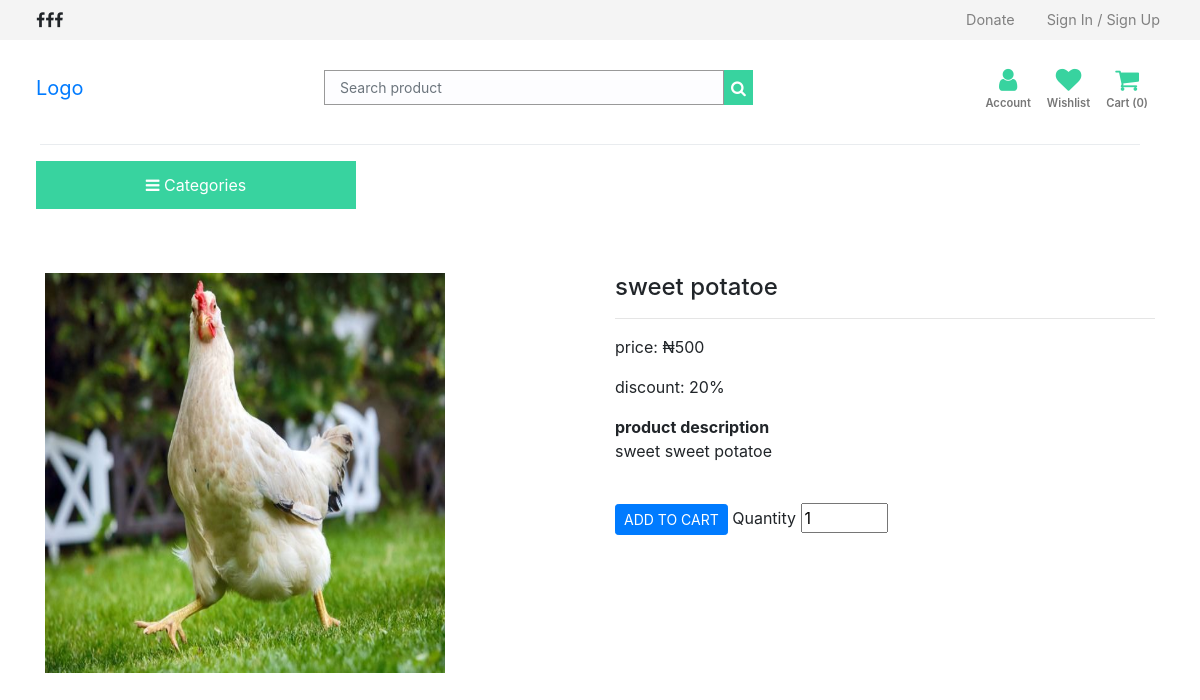
The app's page /product/2 with its own data.
### src/models.py (models this page shows)
class Products(db.Model):
    id = db.Column(db.Integer, primary_key=True)
    product_name = db.Column(db.String(30), nullable=False, unique=True)
    product_price = db.Column(db.Integer, nullable=False)
    product_discount = db.Column(db.Integer, default=0)
    product_description = db.Column(db.String(300), nullable=False)
    product_stock = db.Column(db.Integer, nullable=False)
    product_date = db.Column(db.DateTime, nullable=False, default=date.today())
    category_id = db.Column(db.Integer, db.ForeignKey('category.id'), nullable=False)
    category = db.relationship(
                                'Category',
                                backref='category',
                                lazy=True)
    image_1 = db.Column(db.String(150), nullable=False, default='image.jpg')
    image_2 = db.Column(db.String(150), nullable=False, default='image.jpg')
    image_3 = db.Column(db.String(150), nullable=False, default='image.jpg')
    image_4 = db.Column(db.String(150), nullable=False, default='image.jpg')

### src/routes/store.py (the view)
@store.route('/product/<int:id>')
def single_page(id):
    product = Products.query.get_or_404(id)
    categories = Category.query.join(
        Products, (Category.id == Products.category_id)).all()
    return render_template('single_page.html', product=product, categories=categories)

### src/templates/single_page.html (shortened to what this page needs)
{% from "/storebase.html" import render_aboutus, render_ourcauses, render_faq,
render_contactus, render_ourteam, render_sponsors, render_subscribenews,
render_takeaction, render_footer, render_js, render_css, render_donatemodal,
render_scrolltotop %}
<!DOCTYPE html>
<html lang="en-us">
  <head>
    <link
      rel="stylesheet"
      href="{{ url_for ('static', filename='dcarousel/owl.carousel.min.css')}}"
      type="text/css"
      media="all"
    />
    <link
      rel="stylesheet"
      href="{{ url_for ('static', filename='dcarousel/owl.theme.default.min.css')}}"
      type="text/css"
      media="all"
    />
    {{ render_css(render) }}
  </head>
  <body>
    <section id="store">
      <section class="top-nav">
        <nav class="navbar">
          <ul class="nav">
            <i class="fa fa-facebook-f"></i>
            <i class="fa fa-facebook-f"></i>
            <i class="fa fa-facebook-f"></i>
          </ul>
          <ul class="nav mr-sm-2 auth">
            <li class="nav-item">
              <a class="nav-link" href="/donate">Donate</a>
            </li>
            <li class="nav-item">
              <a class="nav-link" href="#">Sign In / Sign Up</a>
            </li>
          </ul>
        </nav>
      </section>
      <section class="bottom-nav">
        <nav class="navbar">
          <a href="/shop.html" class="navbar-brand">
            Logo
          </a>
          <form class="form-inline">
            <input
              class="form-control"
              type="search"
              placeholder="Search product"
              aria-label="Search product"
            />
            <button class="btn-primary" type="submit">
              <i class="fa fa-search"></i>
            </button>
          </form>
          <ul class="mr-sm-2 navbar-nav nav-right">
            <div class="account">
              <a href="profile.html" title="My account">
                <div class="icon">
                  <i class="fa fa-user"></i>
                </div>
                <p>Account</p>
              </a>
            </div>
            <div class="wishlist">
              <a href="wishlist.html" title="Wishlist">
                <div class="icon">
                  <i class="fa fa-heart"></i>
                </div>
                <p>Wishlist</p>
              </a>
            </div>
            <div class="cart">
              <a href="{{url_for('store.getCart')}}" title="Cart">
                <div class="icon">
                  <i class="fa fa-shopping-cart"></i>
                </div>
                <p>Cart ({{session['ShoppingCart']|length}})</p>
              </a>
            </div>
          </ul>
        </nav>
      </section>
      <div class="dropdown-divider dd"></div>
      <section class="last-nav">
        <nav class="navbar">
          <div class="dropdown text-center">
            <button
              class="drop-btn"
              type="button"
              data-toggle="dropdown"
              data-hover="dropdown"
            >
              <i class="fa fa-bars"></i>
              Categories
            </button>
          </div>
        </nav>
      </section>
      <div class="container col-md-4 p-1 text-center" id="flash_message">
      </div>
      <section id="prod_details">
        <div class="container mt-5">
          <div class="row">
            <div class="col-md">
              <img
                src="{{url_for('static', filename='images/cc.jpg')}}"
                alt="{{product.product_name}}"
                width="400"
                height="400"
              />
            </div>
            <div class="col-md-6">
              <h4>{{ product.product_name }}</h4>
              <hr />
              <p>price: &#x20A6;{{product.product_price}}</p>
              {% if product.product_discount > 0 %}
              <p>discount: {{product.product_discount}}%</p>
              {% endif %}
              <b>product description</b>
              <p>{{product.product_description}}</p>
              <br />
              <form action="{{url_for('store.AddCart')}}" method="POST">
                <button type="submit" class="btn btn-primary btn-sm">
                  ADD TO CART
                </button>
                <label for="quantity">Quantity</label>
                <input
                  type="number"
                  name="quantity"
                  id="quantity"
                  value="1"
                  min="1"
                  max="{{product.product_stock}}"
                />
              </form>
            </div>
          </div>
        </div>
      </section>
    </section>
  </body>
</html>

### src/static/css/store.css (style rules this page uses)
.form-control { transition: .3s !important; background-color: #fdfdff !important; border-color: #e4fce8 !important; }
#displayproducts .input-group-text, select.form-control:not([size]):not([multiple]), .form-control:not(.form-control-sm):not(.form-control-lg) { font-size: 14px; padding: 10px 15px; }
.bottom-nav .navbar-nav { flex-direction: row; }
#store { text-decoration: none !important; }
#store .top-nav { background: #f4f4f4 !important; padding: 0px; height: 40px; align-content: center; display: grid; }
#store .top-nav nav { margin-left: 20px; }
#store .bottom-nav { background: #fff; padding: 0px; align-content: center; margin-left: 20px; margin-right: 20px; }
#store .bottom-nav input { width: 400px; border-radius: 0px; border: .5px solid #999 !important; }
#store .bottom-nav button { height: 35px; border-radius: 0px; background: #38d39f; border: 1px solid #38d39f !important; color: #fff; align-content: center; display: grid; }
#store .nav-right { text-align: center; padding-top: 20px; }
#store .nav-right p { color: #777; font-size: .7rem; text-transform: capitalize; font-weight: 600; }
#store .nav-right i { color: #38d39f; font-size: 1.6rem; text-decoration: none; transition: .3s; }
#store .top-nav a { color: gray; font-size: .9rem; }
#store .account,.cart,.wishlist { margin-right: 8px; margin-left: 8px; }
#store .dd { margin-right: 60px; margin-left: 40px; }
.last-nav .drop-btn { background: #38d39f; border-radius: 0px; border: 1px solid #38d39f; color: #fff !important; width: 20rem; height: 3rem; margin-left: 20px; transition: ease-in-out; }

### records on screen
Products: product_name "sweet potatoe", product_price "500", product_discount "20", product_description "sweet sweet potatoe"

### other values on screen
{{ session['ShoppingCart']|length }} "0"
